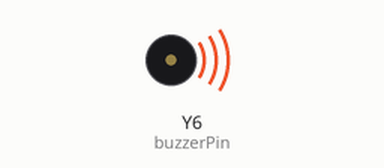
Recording of a program running on a simulated pyboard running MicroPython. Parts: buzzer (waves = sounding). Library files of the repository ran but are not shown: 1 file(s). At 12.0 s the program stops and its outputs stay as they are.

Above: at 0.15 s.
At 11.8 s:
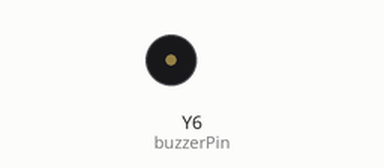
Timing chart, 0 to 13.3 s (numbered marks = the images above):
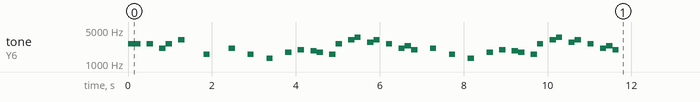

Measured:
- by itself, tone on Y6 (buzzerPin): plays 2637 Hz for 0.30 s, 2637 Hz for 0.15 s, 2093 Hz for 0.15 s, 2637 Hz for 0.15 s, 3136 Hz for 0.15 s, 1568 Hz for 0.15 s … (40 notes in this stretch)

The program:

main.py
```python
###############################################################################
# main.py
#
# Script to play some tunes using the piezo buzzer. Connect one size of the
# buzzer to Y6 and the other lead to ground.
#
# On the pyboard, pin Y6 is connected to the 2nd channel of Timer 1
#
#
# Code adapted from that at: http://wiki.micropython.org/Play-Tone
#
# Created: 10/05/17
#   - Joshua Vaughan
#   - joshua.vaughan@louisiana.edu
#   - http://www.ucs.louisiana.edu/~jev9637
#
# Modified:
#   * 09/29/18 - JEV
#       - Changed to pin Y6 to match coming MCHE201 breakout
#
# TODO:
#   *
###############################################################################

import pyb      # import the pyboard module

# define the frequency for each note
B0  = 31
C1  = 33
CS1 = 35
D1  = 37
DS1 = 39
E1  = 41
F1  = 44
FS1 = 46
G1  = 49
GS1 = 52
A1  = 55
AS1 = 58
B1  = 62
C2  = 65
CS2 = 69
D2  = 73
DS2 = 78
E2  = 82
F2  = 87
FS2 = 93
G2  = 98
GS2 = 104
A2  = 110
AS2 = 117
B2  = 123
C3  = 131
CS3 = 139
D3  = 147
DS3 = 156
E3  = 165
F3  = 175
FS3 = 185
G3  = 196
GS3 = 208
A3  = 220
AS3 = 233
B3  = 247
C4  = 262
CS4 = 277
D4  = 294
DS4 = 311
E4  = 330
F4  = 349
FS4 = 370
G4  = 392
GS4 = 415
A4  = 440
AS4 = 466
B4  = 494
C5  = 523
CS5 = 554
D5  = 587
DS5 = 622
E5  = 659
F5  = 698
FS5 = 740
G5  = 784
GS5 = 831
A5  = 880
AS5 = 932
B5  = 988
C6  = 1047
CS6 = 1109
D6  = 1175
DS6 = 1245
E6  = 1319
F6  = 1397
FS6 = 1480
G6  = 1568
GS6 = 1661
A6  = 1760
AS6 = 1865
B6  = 1976
C7  = 2093
CS7 = 2217
D7  = 2349
DS7 = 2489
E7  = 2637
F7  = 2794
FS7 = 2960
G7  = 3136
GS7 = 3322
A7  = 3520
AS7 = 3729
B7  = 3951
C8  = 4186
CS8 = 4435
D8  = 4699
DS8 = 4978


# ----- Set up pin PWM timer for output to the buzzer ------------------------
#
buzzerPin = pyb.Pin("Y6") # Pin Y1 with timer 1 Channel 1
tim = pyb.Timer(1, freq=3000)
ch = tim.channel(1, pyb.Timer.PWM, pin=buzzerPin)
#
# ----- End of set up pin PWM timer for output to the buzzer ------------------

## define a list of the tones defined above
# note = [B0, C1, CS1, D1, DS1, E1, F1, FS1, G1, GS1, A1, AS1, B1, C2, CS2, D2, DS2, E2, F2, FS2, G2, GS2, A2, AS2, B2, C3, CS3, D3, DS3, E3, F3, FS3, G3, GS3, A3, AS3, B3, C4, CS4, D4, DS4, E4, F4, FS4, G4, GS4, A4, AS4, B4, C5, CS5, D5, DS5, E5, F5, FS5, G5, GS5, A5, AS5, B5, C6, CS6, D6, DS6, E6, F6, FS6, G6, GS6, A6, AS6, B6, C7, CS7, D7, DS7, E7, F7, FS7, G7, GS7, A7, AS7, B7, C8, CS8, D8, DS8]

# # Now, loop through them, playing each for 300ms
# for i in note:
#     # Set the timer frequency
#     tim.freq(i)
#
#     # Print the current frequency
#     print("Current Frequency: {}".format(i))
#
#     # Output at 30%... Don't change this!
#     ch.pulse_width_percent(30)
#
#     # Delay in order to play the note for a nonzero amount of time
#     pyb.delay(300)

# Define a sequence of notes to play the Super Mario Bros. theme
mario = [E7, E7, 0, E7, 0, C7, E7, 0, G7, 0, 0, 0, G6, 0, 0, 0, C7, 0, 0, G6, 0, 0, E6, 0, 0, A6, 0, B6, 0, AS6, A6, 0, G6, E7, 0, G7, A7, 0, F7, G7, 0, E7, 0,C7, D7, B6, 0, 0, C7, 0, 0, G6, 0, 0, E6, 0, 0, A6, 0, B6, 0, AS6, A6, 0, G6, E7, 0, G7, A7, 0, F7, G7, 0, E7, 0,C7, D7, B6, 0, 0]

# play Mario Bros tone example
# source from here http://www.linuxcircle.com/2013/03/31/playing-mario-bros-tune-with-arduino-and-piezo-buzzer/
for note in mario:
    if note == 0:
        ch.pulse_width_percent(0) # a pause in the sound

    else:
        tim.freq(note)
        # change frequency to match the desired note
        ch.pulse_width_percent(30)  # Output at 30%... Don't change this!

    pyb.delay(150)
```
